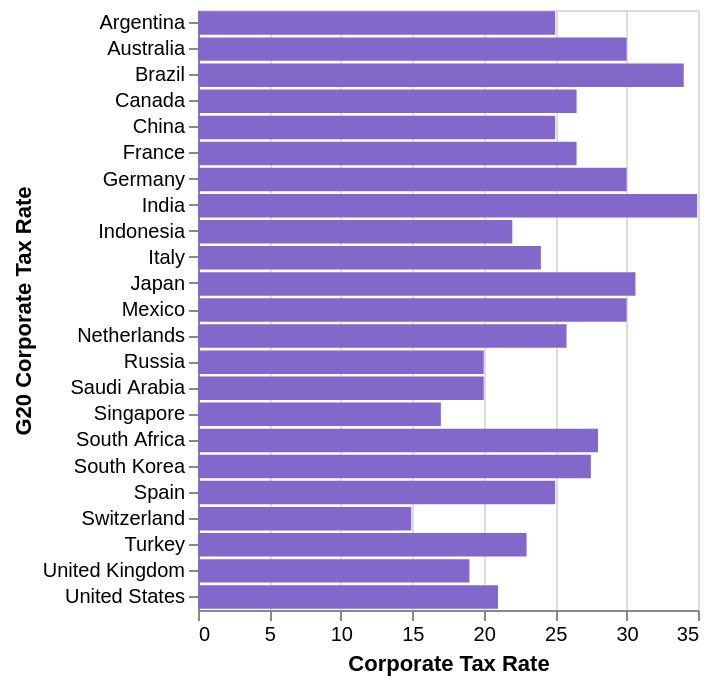

Write the Vega-Lite specification saved for this chart.
### Vega-Lite specification from a JSON file in a GitHub repository (floating-point values rounded to 4 significant figures)
{"$schema": "https://vega.github.io/schema/vega-lite/v5.json", "description": "A simple bar chart with embedded data.", "data": {"values": [{"Country": "Argentina", "Corporate Tax Rate": 25.0}, {"Country": "Australia", "Corporate Tax Rate": 30.0}, {"Country": "Brazil", "Corporate Tax Rate": 34.0}, {"Country": "Canada", "Corporate Tax Rate": 26.5}, {"Country": "China", "Corporate Tax Rate": 25.0}, {"Country": "France", "Corporate Tax Rate": 26.5}, {"Country": "Germany", "Corporate Tax Rate": 30.0}, {"Country": "India", "Corporate Tax Rate": 34.94}, {"Country": "Indonesia", "Corporate Tax Rate": 22.0}, {"Country": "Italy", "Corporate Tax Rate": 24.0}, {"Country": "Japan", "Corporate Tax Rate": 30.62}, {"Country": "Mexico", "Corporate Tax Rate": 30.0}, {"Country": "Netherlands", "Corporate Tax Rate": 25.8}, {"Country": "Russia", "Corporate Tax Rate": 20.0}, {"Country": "Saudi Arabia", "Corporate Tax Rate": 20.0}, {"Country": "Singapore", "Corporate Tax Rate": 17.0}, {"Country": "South Africa", "Corporate Tax Rate": 28.0}, {"Country": "South Korea", "Corporate Tax Rate": 27.5}, {"Country": "Spain", "Corporate Tax Rate": 25.0}, {"Country": "Switzerland", "Corporate Tax Rate": 14.93}, {"Country": "Turkey", "Corporate Tax Rate": 23.0}, {"Country": "United Kingdom", "Corporate Tax Rate": 19.0}, {"Country": "United States", "Corporate Tax Rate": 21.0}]}, "mark": {"type": "bar", "color": "#8268ca", "strokeWidth": 2, "opacity": 1}, "height": 300, "width": 250, "encoding": {"x": {"field": "Corporate Tax Rate", "type": "quantitative"}, "y": {"field": "Country", "type": "ordinal", "title": "G20 Corporate Tax Rate"}}}
